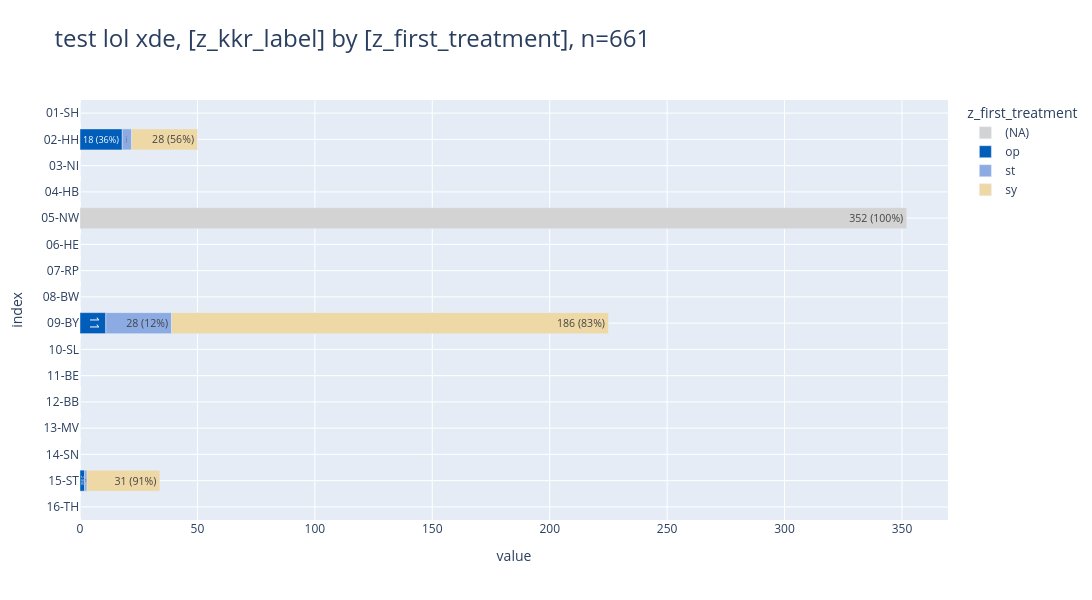

Notebook cell for this chart:
### Code cell
df_delay_kkr = (db_delay
    .project("""
            z_kkr_label,
            case when z_kkr_label = '05-NW' then null else z_first_treatment end as z_first_treatment,
            --z_first_treatment
            """)
    .filter("left(z_kkr_label,2)::int8 in (2,5,9,15)")
    .to_df()
    # .iloc[:,[0,3]]
    )
# df_delay_kkr.sum()
# display(df_delay_kkr.sort_values(["z_kkr_label","z_first_treatment"]))
pls.plot_stacked_bars(
    df_delay_kkr,
    height=600,
    width=1600,
    orientation="h",
    # relative=True,
    show_pct_bar=True,
    kkr_col="z_kkr_label",
    # caption_only_n=True,
    caption="test lol xde",
    # renderer="png",
    # color_palette="D3",
    # sort_values_index=True,
    )

### Figure 1 — Plotly figure (JSON) as saved in the notebook; plotly's stock layout.template omitted (floating-point values rounded to 4 significant figures)
{"data": [{"hovertemplate": "col=(NA)<br>value=%{x}<br>index=%{y}<br>cnt_pct_bar_str=%{text}<extra></extra>", "legendgroup": "(NA)", "marker": {"color": "lightgray", "pattern": {"shape": ""}}, "name": "(NA)", "orientation": "h", "showlegend": true, "text": ["0", "0", "0", "352 (100%)", "0", "0", "0", "0", "0", "0", "0", "0", "0"], "textposition": "auto", "type": "bar", "x": [0, 0, 0, 352, 0, 0, 0, 0, 0, 0, 0, 0, 0], "xaxis": "x", "y": ["01-SH", "03-NI", "04-HB", "05-NW", "06-HE", "07-RP", "08-BW", "10-SL", "11-BE", "12-BB", "13-MV", "14-SN", "16-TH"], "yaxis": "y"}, {"hovertemplate": "col=op<br>value=%{x}<br>index=%{y}<br>cnt_pct_bar_str=%{text}<extra></extra>", "legendgroup": "op", "marker": {"color": "#005db9", "pattern": {"shape": ""}}, "name": "op", "orientation": "h", "showlegend": true, "text": ["18 (36%)", "11", "2 (6%)"], "textposition": "auto", "type": "bar", "x": [18, 11, 2], "xaxis": "x", "y": ["02-HH", "09-BY", "15-ST"], "yaxis": "y"}, {"hovertemplate": "col=st<br>value=%{x}<br>index=%{y}<br>cnt_pct_bar_str=%{text}<extra></extra>", "legendgroup": "st", "marker": {"color": "#8cabe2", "pattern": {"shape": ""}}, "name": "st", "orientation": "h", "showlegend": true, "text": ["4 (8%)", "28 (12%)", "1"], "textposition": "auto", "type": "bar", "x": [4, 28, 1], "xaxis": "x", "y": ["02-HH", "09-BY", "15-ST"], "yaxis": "y"}, {"hovertemplate": "col=sy<br>value=%{x}<br>index=%{y}<br>cnt_pct_bar_str=%{text}<extra></extra>", "legendgroup": "sy", "marker": {"color": "#eed8a5", "pattern": {"shape": ""}}, "name": "sy", "orientation": "h", "showlegend": true, "text": ["28 (56%)", "186 (83%)", "31 (91%)"], "textposition": "auto", "type": "bar", "x": [28, 186, 31], "xaxis": "x", "y": ["02-HH", "09-BY", "15-ST"], "yaxis": "y"}], "layout": {"barmode": "relative", "height": 600, "legend": {"title": {"text": "z_first_treatment"}, "tracegroupgap": 0, "traceorder": "normal"}, "title": {"font": {"size": 24}, "text": "test lol xde, [z_kkr_label] by [z_first_treatment], n=661", "xanchor": "left", "y": 0.95, "yanchor": "top"}, "width": 1600, "xaxis": {"anchor": "y", "domain": [0, 1], "gridwidth": 1, "range": [0, 369.6], "showgrid": true, "title": {"text": "value"}}, "yaxis": {"anchor": "x", "categoryarray": ["16-TH", "15-ST", "14-SN", "13-MV", "12-BB", "11-BE", "10-SL", "09-BY", "08-BW", "07-RP", "06-HE", "05-NW", "04-HB", "03-NI", "02-HH", "01-SH"], "categoryorder": "array", "domain": [0, 1], "gridwidth": 1, "showgrid": true, "title": {"text": "index"}}}}
